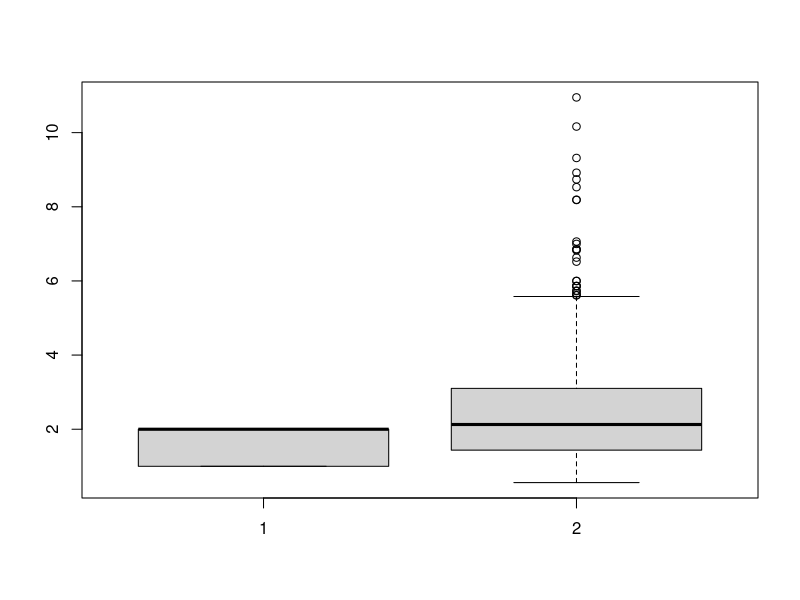
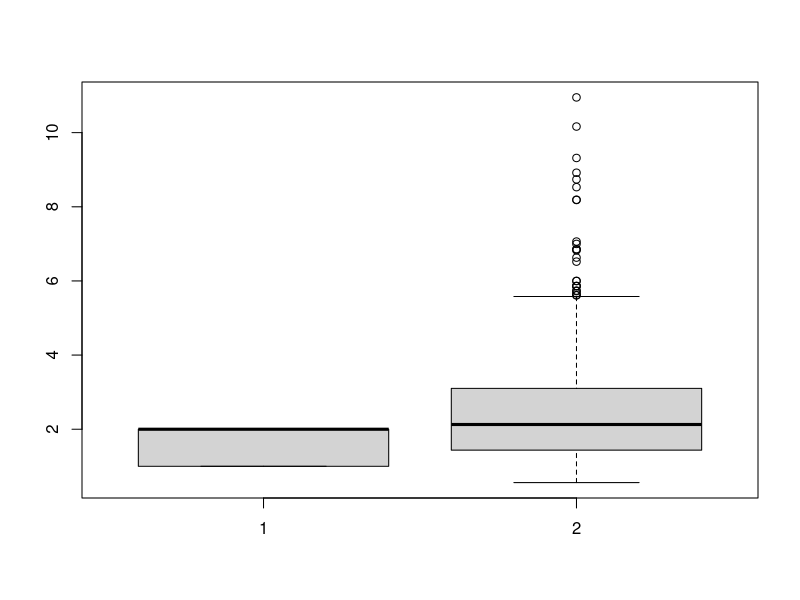
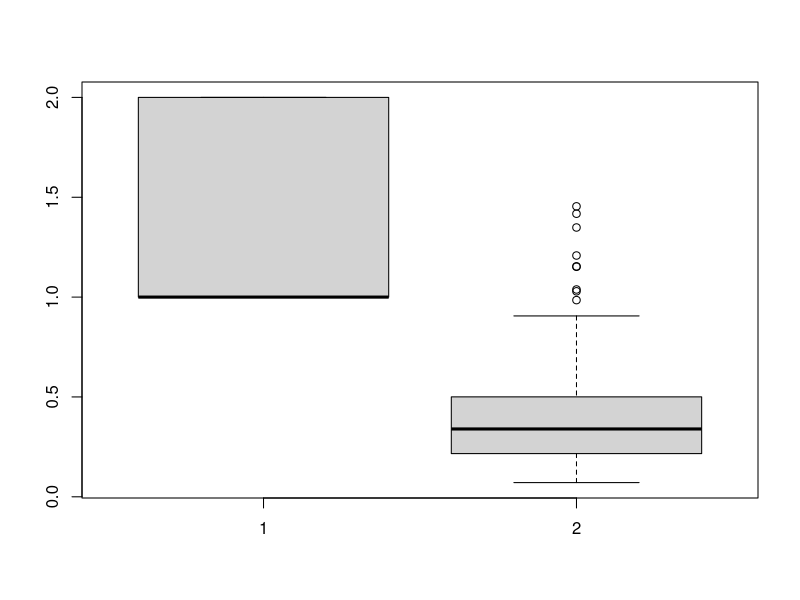
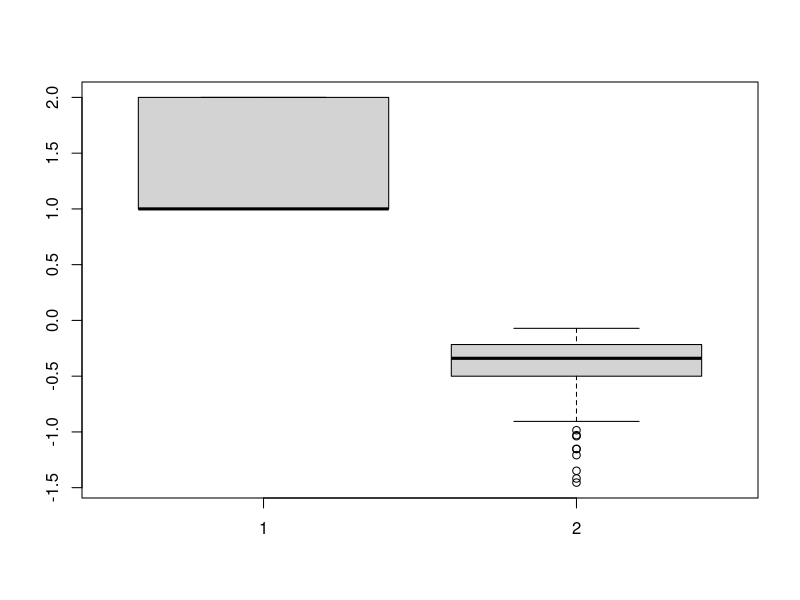
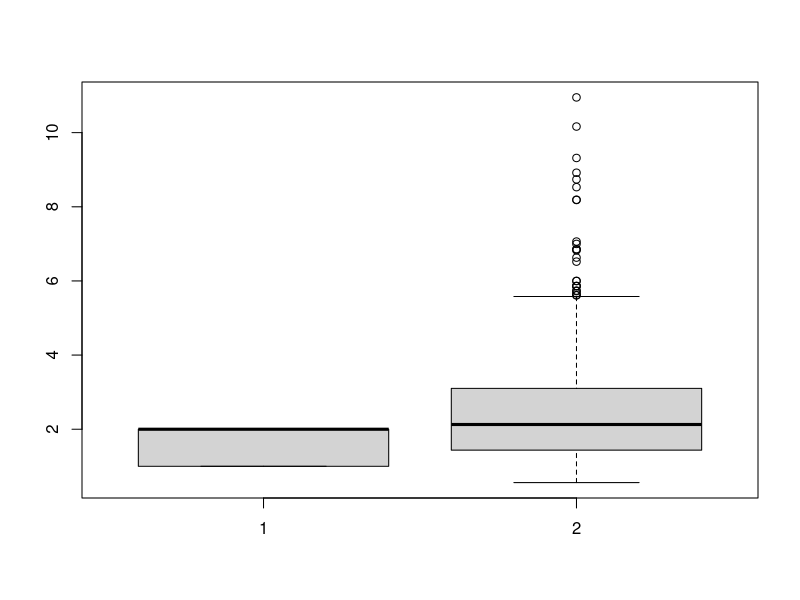
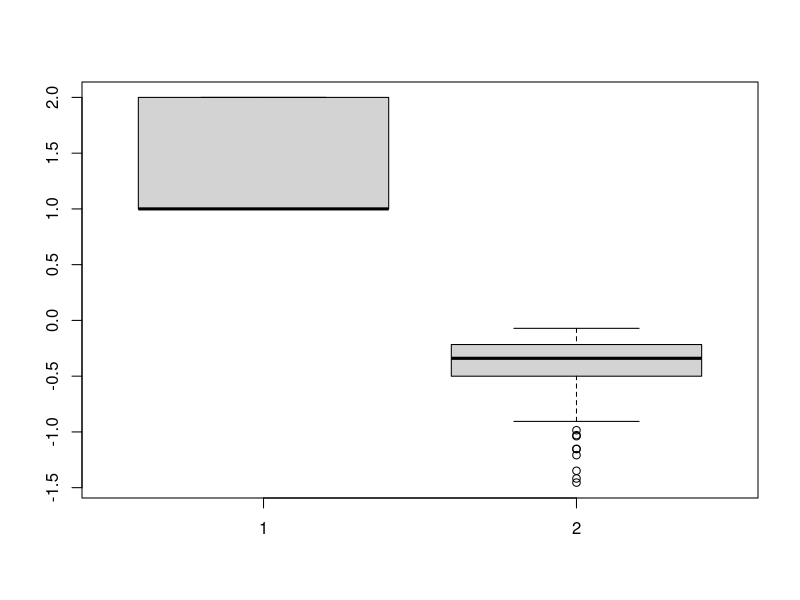
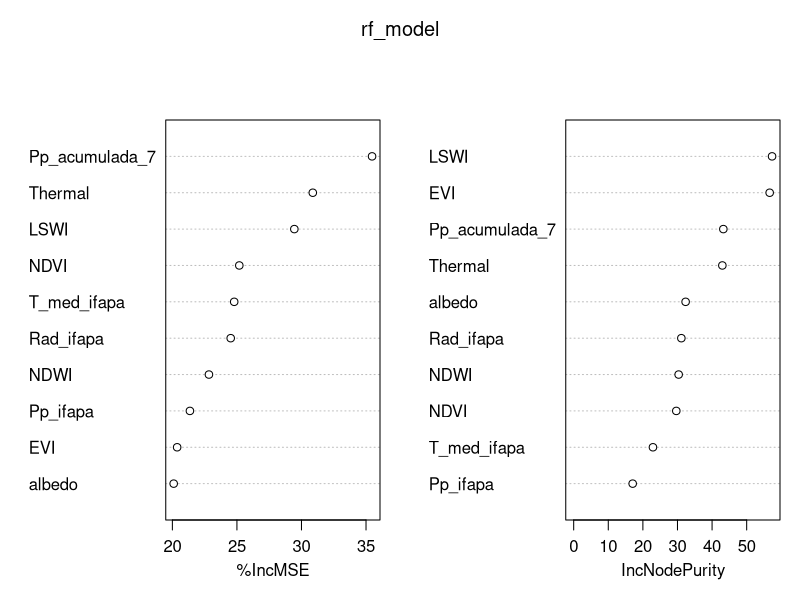
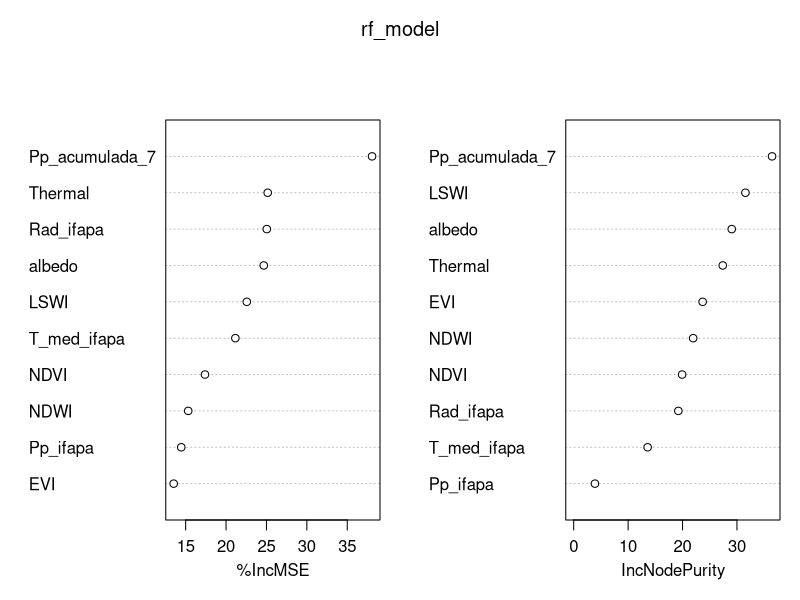

Write the R code that produced these figures, in order.
#Aplicación de GLMM y posterior Random Forest

setwd('C:/Users/Usuario/OneDrive - UNIVERSIDAD DE GRANADA/Tesis y TFG/Datos')
datos<-read.table('Datos_filtrados_melt_R2_satelites_combinados.csv', header=T, sep=";", dec=".")

library(lubridate)
library(MASS)
library(vcd)
library(randomForest)

datos$Date<-as.Date(datos$Date, format="%d/%m/%Y")
datos$Treatment<-as.factor(datos$Treatment)
datos$Location<-as.factor(datos$Location)
datos$Number_Collar<-as.factor(datos$Number_Collar)
datos$Estacion<-as.factor(datos$Estacion)

indice<-datos$tipo_gas=='CO2'
table(indice)
df_co2<-datos[indice,]
df_ch4<-datos[!indice,]

#Treatment ANUAL CO2

model<-glmmPQL(abs(Exp_Flux) ~  Treatment*Location, random= ~ 1|Number_Collar,data=df_co2,family=poisson)
summary(model)
boxplot(df_co2$Treatment,df_co2$Exp_Flux)

#Hay diferencia significativa entre localizaciones (p-valor<0.05)

#Treatment ANUAL CO2 en Nacimiento

model<-glmmPQL(abs(Exp_Flux) ~  Treatment, random= ~ 1|Number_Collar,data=subset(df_co2, Location == "nacimiento"),family=poisson)
summary(model)
boxplot(df_co2$Treatment,df_co2$Exp_Flux)

#Al ser p-valor <0'05, diferencia significativa


#Treatment Otono CO2 en Nacimiento

model<-glmmPQL(abs(Exp_Flux) ~  Treatment, random= ~ 1|Number_Collar,data=subset(df_co2, Location == "nacimiento" & Estacion =='Otono'),family=poisson) 
summary (model)

#Al ser p-valor <0'05, diferencia significativa


#Treatment Invierno CO2 en Nacimiento

model<-glmmPQL(abs(Exp_Flux) ~  Treatment, random= ~ 1|Number_Collar,data=subset(df_co2, Location == "nacimiento" & Estacion =='Invierno'),family=poisson) 
summary (model)

#Al ser p-valor <0'05, diferencia significativa

#Treatment Primavera CO2 en Nacimiento

model<-glmmPQL(abs(Exp_Flux) ~  Treatment, random= ~ 1|Number_Collar,data=subset(df_co2, Location == "nacimiento" & Estacion =='Primavera'),family=poisson) 
summary (model)

#Al ser p-valor >0'05, diferencia NO significativa

#Treatment Verano CO2 en Nacimiento

model<-glmmPQL(abs(Exp_Flux) ~  Treatment, random= ~ 1|Number_Collar,data=subset(df_co2, Location == "nacimiento" & Estacion =='Verano'),family=poisson) 
summary (model)

#Al ser p-valor >0'05, diferencia NO significativa

#----------------------------------------------------------------------#
#Treatment ANUAL CH4

model<-glmmPQL(abs(Exp_Flux) ~  Treatment*Location, random= ~ 1|Number_Collar,data=df_ch4,family=poisson)
summary(model)
boxplot(df_ch4$Treatment,abs(df_ch4$Exp_Flux))

#Treatment ANUAL CH4 en Nacimiento

model<-glmmPQL(abs(Exp_Flux) ~  Treatment, random= ~ 1|Number_Collar,data=subset(df_ch4, Location == "nacimiento"),family=poisson)
summary(model)
boxplot(df_ch4$Treatment,df_ch4$Exp_Flux)

#Al ser p-valor >0'05, diferencia NO significativa

#Treatment Otono CH4 en Nacimiento

model<-glmmPQL(abs(Exp_Flux) ~  Treatment, random= ~ 1|Number_Collar,data=subset(df_ch4, Location == "nacimiento" & Estacion =='Otono'),family=poisson) 
summary (model)

#Al ser p-valor >0'05, diferencia NO significativa


#Treatment Invierno CH4 en Nacimiento

model<-glmmPQL(abs(Exp_Flux) ~  Treatment, random= ~ 1|Number_Collar,data=subset(df_ch4, Location == "nacimiento" & Estacion =='Invierno'),family=poisson) 
summary (model)

#Al ser p-valor >0'05, diferencia NO significativa

#Treatment Primavera CH4 en Nacimiento

model<-glmmPQL(abs(Exp_Flux) ~  Treatment, random= ~ 1|Number_Collar,data=subset(df_ch4, Location == "nacimiento" & Estacion =='Primavera'),family=poisson) 
summary (model)

#Al ser p-valor >0'05, diferencia NO significativa

#Treatment Verano CH4 en Nacimiento

model<-glmmPQL(abs(Exp_Flux) ~  Treatment, random= ~ 1|Number_Collar,data=subset(df_ch4, Location == "nacimiento" & Estacion =='Verano'),family=poisson) 
summary (model)

#Al ser p-valor >0'05, diferencia NO significativa

#-----------------------------------------------------------------------------#

#Treatment ANUAL CO2 en Portugos

model<-glmmPQL(abs(Exp_Flux) ~  Treatment, random= ~ 1|Number_Collar,data=subset(df_co2, Location == "portugos"),family=poisson)
summary(model)
boxplot(df_co2$Treatment,df_co2$Exp_Flux)

#Al ser p-valor >0'05, diferencia NO significativa

#Treatment Otono CO2 en Portugos

model<-glmmPQL(abs(Exp_Flux) ~  Treatment, random= ~ 1|Number_Collar,data=subset(df_co2, Location == "portugos" & Estacion =='Otono'),family=poisson) 
summary (model)

#Al ser p-valor >0'05, diferencia NO significativa


#Treatment Invierno CO2 en Portugos

model<-glmmPQL(abs(Exp_Flux) ~  Treatment, random= ~ 1|Number_Collar,data=subset(df_co2, Location == "portugos" & Estacion =='Invierno'),family=poisson) 
summary (model)

#Al ser p-valor >0'05, diferencia NO significativa

#Treatment Primavera CO2 en Portugos

model<-glmmPQL(abs(Exp_Flux) ~  Treatment, random= ~ 1|Number_Collar,data=subset(df_co2, Location == "portugos" & Estacion =='Primavera'),family=poisson) 
summary (model)

#Al ser p-valor >0'05, diferencia NO significativa

#Treatment Verano CO2 en Portugos

model<-glmmPQL(abs(Exp_Flux) ~  Treatment, random= ~ 1|Number_Collar,data=subset(df_co2, Location == "portugos" & Estacion =='Verano'),family=poisson) 
summary (model)

#Al ser p-valor >0'05, diferencia NO significativa

#----------------------------------------------------------------------#

#Treatment ANUAL CH4 en Portugos

model<-glmmPQL(abs(Exp_Flux) ~  Treatment, random= ~ 1|Number_Collar,data=subset(df_ch4, Location == "portugos"),family=poisson)
summary(model)
boxplot(df_ch4$Treatment,df_ch4$Exp_Flux)

#Al ser p-valor >0'05, diferencia NO significativa

#Treatment Otono CH4 en Portugos

model<-glmmPQL(abs(Exp_Flux) ~  Treatment, random= ~ 1|Number_Collar,data=subset(df_ch4, Location == "portugos" & Estacion =='Otono'),family=poisson) 
summary (model)

#Al ser p-valor >0'05, diferencia NO significativa


#Treatment Invierno CH4 en Portugos

model<-glmmPQL(abs(Exp_Flux) ~  Treatment, random= ~ 1|Number_Collar,data=subset(df_ch4, Location == "portugos" & Estacion =='Invierno'),family=poisson) 
summary (model)

#Al ser p-valor >0'05, diferencia NO significativa

#Treatment Primavera CH4 en Portugos

model<-glmmPQL(abs(Exp_Flux) ~  Treatment, random= ~ 1|Number_Collar,data=subset(df_ch4, Location == "portugos" & Estacion =='Primavera'),family=poisson) 
summary (model)

#Al ser p-valor >0'05, diferencia NO significativa

#Treatment Verano CH4 en Portugos

model<-glmmPQL(abs(Exp_Flux) ~  Treatment, random= ~ 1|Number_Collar,data=subset(df_ch4, Location == "portugos" & Estacion =='Verano'),family=poisson) 
summary (model)

#Al ser p-valor >0'05, diferencia NO significativa

#------------------------------------------------------------------------------#

# RF CO2: HAY QUE HACER 8 GRÁFICAS (4 Y 4) PARA CO2 CON VP Y CON BS PARA CADA SITIO Y PARA CADA GAS. 
#Las represento de 4 en 4 (las de co2 en un bloque y las de ch4 en otro)

#----------------------------------------------------------------------------#

#CO2

# Escalamos las variables para que sus distintas magnitudes no tengan influencia sobre el modelo
df_co2_rfs0<-scale(df_co2[,c(15:25)])

cor(df_co2_rfs0, method='spearman') 

df_co2_rfs<-cbind(df_co2[,c(1,5,9,13)],df_co2_rfs0)

#Portugos CO2 VP

rf_model<-randomForest(Exp_Flux ~ T_med_ifapa+Rad_ifapa+Pp_ifapa+Pp_acumulada_7+EVI+LSWI+NDVI+NDWI+Thermal+albedo, data = subset(df_co2_rfs, Treatment == 'VP' & Location=='portugos'), importance=T, na.action=na.omit, proximity=T,ntree=2000)

rf_model
varImpPlot(rf_model)

#plot(df_rf_bs$LS9_EVI,df_rf_bs$Exp_Flux)

#Portugos CO2 BS

rf_model<-randomForest(Exp_Flux ~ T_med_ifapa+Rad_ifapa+Pp_ifapa+Pp_acumulada_7+EVI+LSWI+NDVI+NDWI+Thermal+albedo, data = subset(df_co2_rfs, Treatment == 'BS' & Location=='portugos'), importance=T, na.action=na.omit, proximity=T,ntree=2000)

rf_model
varImpPlot(rf_model)

#Nacimiento CO2 VP

rf_model<-randomForest(Exp_Flux ~ T_med_ifapa+Rad_ifapa+Pp_ifapa+Pp_acumulada_7+EVI+LSWI+NDVI+NDWI+Thermal+albedo, data = subset(df_co2_rfs, Treatment == 'VP' & Location=='nacimiento'), importance=T, na.action=na.omit, proximity=T,ntree=2000)

rf_model
varImpPlot(rf_model)

#Nacimiento CO2 BS

rf_model<-randomForest(Exp_Flux ~ T_med_ifapa+Rad_ifapa+Pp_ifapa+Pp_acumulada_7+EVI+LSWI+NDVI+NDWI+Thermal+albedo, data = subset(df_co2_rfs, Treatment == 'BS' & Location=='nacimiento'), importance=T, na.action=na.omit, proximity=T,ntree=2000)

rf_model
varImpPlot(rf_model)

#----------------------------------------------------------------------------#

#CH4

# Escalamos las variables para que sus distintas magnitudes no tengan influencia sobre el modelo
df_ch4_rfs0<-scale(df_ch4[,c(15:25)])

cor(df_ch4_rfs0, method='spearman') 

df_ch4_rfs<-cbind(df_ch4[,c(1,5,9,13)],df_ch4_rfs0)

#Portugos CH4 VP

rf_model<-randomForest(Exp_Flux ~ T_med_ifapa+Rad_ifapa+Pp_ifapa+Pp_acumulada_7+EVI+LSWI+NDVI+NDWI+Thermal+albedo, data = subset(df_ch4_rfs, Treatment == 'VP' & Location=='portugos'), importance=T, na.action=na.omit, proximity=T,ntree=2000)

rf_model
varImpPlot(rf_model)

#plot(df_rf_bs$LS9_EVI,df_rf_bs$Exp_Flux)

#Portugos CH4 BS

rf_model<-randomForest(Exp_Flux ~ T_med_ifapa+Rad_ifapa+Pp_ifapa+Pp_acumulada_7+EVI+LSWI+NDVI+NDWI+Thermal+albedo, data = subset(df_ch4_rfs, Treatment == 'BS' & Location=='portugos'), importance=T, na.action=na.omit, proximity=T,ntree=2000)

rf_model
varImpPlot(rf_model)

#Nacimiento CH4 VP

rf_model<-randomForest(Exp_Flux ~ T_med_ifapa+Rad_ifapa+Pp_ifapa+Pp_acumulada_7+EVI+LSWI+NDVI+NDWI+Thermal+albedo, data = subset(df_ch4_rfs, Treatment == 'VP' & Location=='nacimiento'), importance=T, na.action=na.omit, proximity=T,ntree=2000)

rf_model
varImpPlot(rf_model)

#Nacimiento CH4 BS

rf_model<-randomForest(Exp_Flux ~ T_med_ifapa+Rad_ifapa+Pp_ifapa+Pp_acumulada_7+EVI+LSWI+NDVI+NDWI+Thermal+albedo, data = subset(df_ch4_rfs, Treatment == 'BS' & Location=='nacimiento'), importance=T, na.action=na.omit, proximity=T,ntree=2000)

rf_model
varImpPlot(rf_model)

